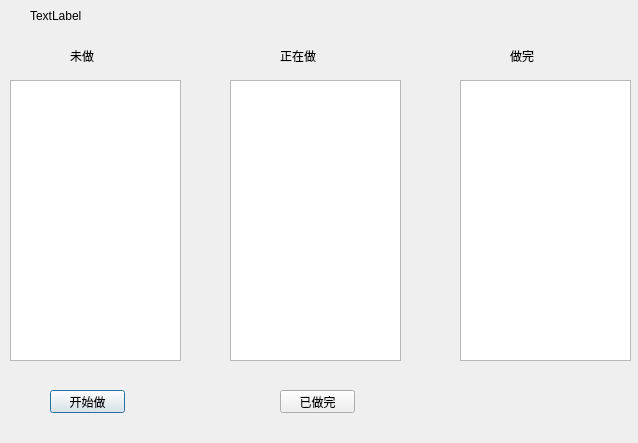
<?xml version="1.0" encoding="UTF-8"?>
<ui version="4.0">
 <class>cooking</class>
 <widget class="QDialog" name="cooking">
  <property name="geometry">
   <rect>
    <x>0</x>
    <y>0</y>
    <width>638</width>
    <height>443</height>
   </rect>
  </property>
  <property name="windowTitle">
   <string>Dialog</string>
  </property>
  <widget class="QTableWidget" name="tableWidget">
   <property name="geometry">
    <rect>
     <x>10</x>
     <y>80</y>
     <width>171</width>
     <height>281</height>
    </rect>
   </property>
  </widget>
  <widget class="QTableWidget" name="tableWidget_2">
   <property name="geometry">
    <rect>
     <x>230</x>
     <y>80</y>
     <width>171</width>
     <height>281</height>
    </rect>
   </property>
  </widget>
  <widget class="QTableWidget" name="tableWidget_3">
   <property name="geometry">
    <rect>
     <x>460</x>
     <y>80</y>
     <width>171</width>
     <height>281</height>
    </rect>
   </property>
  </widget>
  <widget class="QPushButton" name="pushButton">
   <property name="geometry">
    <rect>
     <x>50</x>
     <y>390</y>
     <width>75</width>
     <height>23</height>
    </rect>
   </property>
   <property name="text">
    <string>开始做</string>
   </property>
  </widget>
  <widget class="QPushButton" name="pushButton_2">
   <property name="geometry">
    <rect>
     <x>280</x>
     <y>390</y>
     <width>75</width>
     <height>23</height>
    </rect>
   </property>
   <property name="text">
    <string>已做完</string>
   </property>
  </widget>
  <widget class="QLabel" name="deskNum">
   <property name="geometry">
    <rect>
     <x>30</x>
     <y>10</y>
     <width>54</width>
     <height>12</height>
    </rect>
   </property>
   <property name="text">
    <string>TextLabel</string>
   </property>
  </widget>
  <widget class="QLabel" name="label">
   <property name="geometry">
    <rect>
     <x>70</x>
     <y>50</y>
     <width>54</width>
     <height>12</height>
    </rect>
   </property>
   <property name="text">
    <string>未做</string>
   </property>
  </widget>
  <widget class="QLabel" name="label_2">
   <property name="geometry">
    <rect>
     <x>280</x>
     <y>50</y>
     <width>54</width>
     <height>12</height>
    </rect>
   </property>
   <property name="text">
    <string>正在做</string>
   </property>
  </widget>
  <widget class="QLabel" name="label_3">
   <property name="geometry">
    <rect>
     <x>510</x>
     <y>50</y>
     <width>54</width>
     <height>12</height>
    </rect>
   </property>
   <property name="text">
    <string>做完</string>
   </property>
  </widget>
 </widget>
 <resources/>
 <connections/>
</ui>
